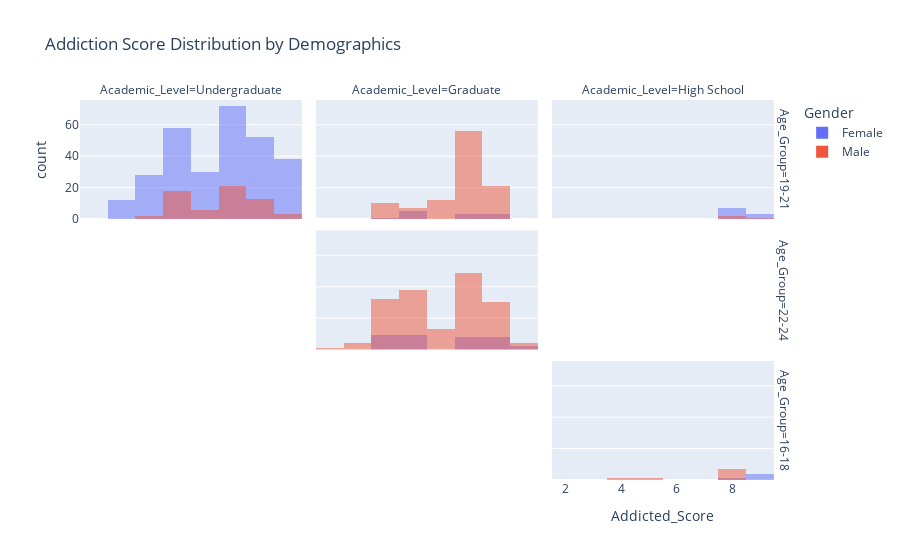

Notebook source saved alongside this figure:
### Code cell
# Interactive bar chart: Addiction Score by demographic
fig = px.histogram(df, x='Addicted_Score', color='Gender', barmode='overlay',
                   facet_row='Age_Group', facet_col='Academic_Level',
                   title='Addiction Score Distribution by Demographics')
fig.show()

### Figure 1 — Plotly figure (JSON) as saved in the notebook; plotly's stock layout.template omitted (floating-point values rounded to 4 significant figures; data arrays with more than 128 entries replaced by an {"elided": "..."} marker saying what was removed)
{"data": [{"bingroup": "x", "hovertemplate": "Gender=Female<br>Age_Group=19-21<br>Academic_Level=Undergraduate<br>Addicted_Score=%{x}<br>count=%{y}<extra></extra>", "legendgroup": "Female", "marker": {"color": "#636efa", "opacity": 0.5, "pattern": {"shape": ""}}, "name": "Female", "orientation": "v", "showlegend": true, "type": "histogram", "x": {"elided": "290 int values"}, "xaxis": "x7", "yaxis": "y7"}, {"bingroup": "x", "hovertemplate": "Gender=Female<br>Age_Group=19-21<br>Academic_Level=Graduate<br>Addicted_Score=%{x}<br>count=%{y}<extra></extra>", "legendgroup": "Female", "marker": {"color": "#636efa", "opacity": 0.5, "pattern": {"shape": ""}}, "name": "Female", "orientation": "v", "showlegend": false, "type": "histogram", "x": [4, 5, 5, 8, 7, 5, 8, 7, 5, 8, 7, 5], "xaxis": "x8", "yaxis": "y8"}, {"bingroup": "x", "hovertemplate": "Gender=Female<br>Age_Group=19-21<br>Academic_Level=High School<br>Addicted_Score=%{x}<br>count=%{y}<extra></extra>", "legendgroup": "Female", "marker": {"color": "#636efa", "opacity": 0.5, "pattern": {"shape": ""}}, "name": "Female", "orientation": "v", "showlegend": false, "type": "histogram", "x": [8, 9, 8, 9, 8, 9, 8, 8, 8, 8], "xaxis": "x9", "yaxis": "y9"}, {"bingroup": "x", "hovertemplate": "Gender=Female<br>Age_Group=22-24<br>Academic_Level=Graduate<br>Addicted_Score=%{x}<br>count=%{y}<extra></extra>", "legendgroup": "Female", "marker": {"color": "#636efa", "opacity": 0.5, "pattern": {"shape": ""}}, "name": "Female", "orientation": "v", "showlegend": false, "type": "histogram", "x": [4, 4, 4, 4, 5, 4, 4, 4, 4, 8, 7, 5, 5, 7, 8, 8, 7, 5, 7, 5, 8, 9, 4, 5, 5, 9, 8, 8, 7, 5, 7, 8, 8, 7, 5, 7], "xaxis": "x5", "yaxis": "y5"}, {"bingroup": "x", "hovertemplate": "Gender=Female<br>Age_Group=16-18<br>Academic_Level=High School<br>Addicted_Score=%{x}<br>count=%{y}<extra></extra>", "legendgroup": "Female", "marker": {"color": "#636efa", "opacity": 0.5, "pattern": {"shape": ""}}, "name": "Female", "orientation": "v", "showlegend": false, "type": "histogram", "x": [9, 9, 9, 9, 8], "xaxis": "x3", "yaxis": "y3"}, {"bingroup": "x", "hovertemplate": "Gender=Male<br>Age_Group=19-21<br>Academic_Level=Undergraduate<br>Addicted_Score=%{x}<br>count=%{y}<extra></extra>", "legendgroup": "Male", "marker": {"color": "#EF553B", "opacity": 0.5, "pattern": {"shape": ""}}, "name": "Male", "orientation": "v", "showlegend": true, "type": "histogram", "x": [7, 5, 5, 7, 5, 5, 7, 6, 5, 7, 6, 5, 7, 7, 6, 7, 7, 6, 7, 6, 7, 7, 6, 8, 5, 7, 7, 8, 5, 7, 5, 8, 7, 5, 8, 7, 5, 8, 7, 8, 8, 4, 5, 5, 9, 8, 8, 7, 5, 7, 8, 8, 7, 5, 7, 5, 8, 9, 4, 5, 5, 9, 8], "xaxis": "x7", "yaxis": "y7"}, {"bingroup": "x", "hovertemplate": "Gender=Male<br>Age_Group=19-21<br>Academic_Level=Graduate<br>Addicted_Score=%{x}<br>count=%{y}<extra></extra>", "legendgroup": "Male", "marker": {"color": "#EF553B", "opacity": 0.5, "pattern": {"shape": ""}}, "name": "Male", "orientation": "v", "showlegend": false, "type": "histogram", "x": [7, 4, 8, 6, 8, 7, 6, 8, 7, 6, 8, 7, 6, 8, 7, 6, 8, 7, 7, 7, 7, 8, 7, 7, 7, 8, 7, 7, 7, 8, 7, 7, 7, 8, 7, 7, 7, 8, 7, 7, 7, 8, 7, 4, 7, 7, 8, 7, 4, 7, 7, 8, 7, 4, 7, 7, 8, 7, 4, 7, 7, 8, 7, 4, 7, 7, 8, 7, 4, 7, 7, 8, 7, 4, 7, 7, 8, 7, 4, 7, 7, 8, 7, 4, 7, 7, 8, 7, 5, 7, 6, 6, 5, 5, 7, 6, 6, 5, 5, 7, 6, 6, 5, 5, 7, 6], "xaxis": "x8", "yaxis": "y8"}, {"bingroup": "x", "hovertemplate": "Gender=Male<br>Age_Group=19-21<br>Academic_Level=High School<br>Addicted_Score=%{x}<br>count=%{y}<extra></extra>", "legendgroup": "Male", "marker": {"color": "#EF553B", "opacity": 0.5, "pattern": {"shape": ""}}, "name": "Male", "orientation": "v", "showlegend": false, "type": "histogram", "x": [8, 8, 9], "xaxis": "x9", "yaxis": "y9"}, {"bingroup": "x", "hovertemplate": "Gender=Male<br>Age_Group=22-24<br>Academic_Level=Graduate<br>Addicted_Score=%{x}<br>count=%{y}<extra></extra>", "legendgroup": "Male", "marker": {"color": "#EF553B", "opacity": 0.5, "pattern": {"shape": ""}}, "name": "Male", "orientation": "v", "showlegend": false, "type": "histogram", "x": {"elided": "171 int values"}, "xaxis": "x5", "yaxis": "y5"}, {"bingroup": "x", "hovertemplate": "Gender=Male<br>Age_Group=16-18<br>Academic_Level=High School<br>Addicted_Score=%{x}<br>count=%{y}<extra></extra>", "legendgroup": "Male", "marker": {"color": "#EF553B", "opacity": 0.5, "pattern": {"shape": ""}}, "name": "Male", "orientation": "v", "showlegend": false, "type": "histogram", "x": [4, 5, 8, 8, 8, 8, 8, 8, 8], "xaxis": "x3", "yaxis": "y3"}], "layout": {"annotations": [{"font": {}, "showarrow": false, "text": "Academic_Level=Undergraduate", "x": 0.1567, "xanchor": "center", "xref": "paper", "y": 1.0, "yanchor": "bottom", "yref": "paper"}, {"font": {}, "showarrow": false, "text": "Academic_Level=Graduate", "x": 0.49, "xanchor": "center", "xref": "paper", "y": 1.0, "yanchor": "bottom", "yref": "paper"}, {"font": {}, "showarrow": false, "text": "Academic_Level=High School", "x": 0.8233, "xanchor": "center", "xref": "paper", "y": 1.0, "yanchor": "bottom", "yref": "paper"}, {"font": {}, "showarrow": false, "text": "Age_Group=16-18", "textangle": 90, "x": 0.98, "xanchor": "left", "xref": "paper", "y": 0.1567, "yanchor": "middle", "yref": "paper"}, {"font": {}, "showarrow": false, "text": "Age_Group=22-24", "textangle": 90, "x": 0.98, "xanchor": "left", "xref": "paper", "y": 0.5, "yanchor": "middle", "yref": "paper"}, {"font": {}, "showarrow": false, "text": "Age_Group=19-21", "textangle": 90, "x": 0.98, "xanchor": "left", "xref": "paper", "y": 0.8433, "yanchor": "middle", "yref": "paper"}], "autosize": true, "barmode": "overlay", "legend": {"title": {"text": "Gender"}, "tracegroupgap": 0}, "title": {"text": "Addiction Score Distribution by Demographics"}, "xaxis": {"anchor": "y", "autorange": true, "domain": [0, 0.3133], "range": [1.5, 9.5], "title": {"text": "Addicted_Score"}}, "xaxis2": {"anchor": "y2", "domain": [0.3333, 0.6467], "matches": "x", "title": {"text": "Addicted_Score"}}, "xaxis3": {"anchor": "y3", "autorange": true, "domain": [0.6667, 0.98], "matches": "x", "range": [1.5, 9.5], "title": {"text": "Addicted_Score"}, "type": "linear"}, "xaxis4": {"anchor": "y4", "domain": [0, 0.3133], "matches": "x", "showticklabels": false}, "xaxis5": {"anchor": "y5", "autorange": true, "domain": [0.3333, 0.6467], "matches": "x", "range": [1.5, 9.5], "showticklabels": false, "type": "linear"}, "xaxis6": {"anchor": "y6", "domain": [0.6667, 0.98], "matches": "x", "showticklabels": false}, "xaxis7": {"anchor": "y7", "autorange": true, "domain": [0, 0.3133], "matches": "x", "range": [1.5, 9.5], "showticklabels": false, "type": "linear"}, "xaxis8": {"anchor": "y8", "autorange": true, "domain": [0.3333, 0.6467], "matches": "x", "range": [1.5, 9.5], "showticklabels": false, "type": "linear"}, "xaxis9": {"anchor": "y9", "autorange": true, "domain": [0.6667, 0.98], "matches": "x", "range": [1.5, 9.5], "showticklabels": false, "type": "linear"}, "yaxis": {"anchor": "x", "autorange": true, "domain": [0, 0.3133], "range": [0, 75.79], "title": {"text": "count"}}, "yaxis2": {"anchor": "x2", "domain": [0, 0.3133], "matches": "y", "showticklabels": false}, "yaxis3": {"anchor": "x3", "autorange": true, "domain": [0, 0.3133], "matches": "y", "range": [0, 75.79], "showticklabels": false}, "yaxis4": {"anchor": "x4", "domain": [0.3433, 0.6567], "matches": "y", "title": {"text": "count"}}, "yaxis5": {"anchor": "x5", "autorange": true, "domain": [0.3433, 0.6567], "matches": "y", "range": [0, 75.79], "showticklabels": false}, "yaxis6": {"anchor": "x6", "domain": [0.3433, 0.6567], "matches": "y", "showticklabels": false}, "yaxis7": {"anchor": "x7", "autorange": true, "domain": [0.6867, 1.0], "matches": "y", "range": [0, 75.79], "title": {"text": "count"}}, "yaxis8": {"anchor": "x8", "autorange": true, "domain": [0.6867, 1.0], "matches": "y", "range": [0, 75.79], "showticklabels": false}, "yaxis9": {"anchor": "x9", "autorange": true, "domain": [0.6867, 1.0], "matches": "y", "range": [0, 75.79], "showticklabels": false}}}
